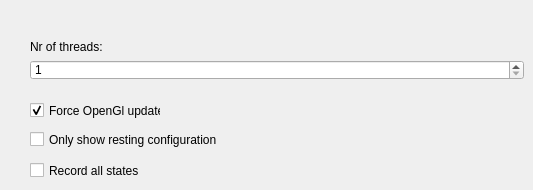
      <widget class="QWidget" name="tab_4">
       <attribute name="title">
        <string>Visualization</string>
       </attribute>
       <widget class="QLabel" name="label_61">
        <property name="geometry">
         <rect>
          <x>30</x>
          <y>40</y>
          <width>494</width>
          <height>14</height>
         </rect>
        </property>
        <property name="text">
         <string>Nr of threads:</string>
        </property>
       </widget>
       <widget class="QSpinBox" name="_nrOfThreadsSpin">
        <property name="geometry">
         <rect>
          <x>30</x>
          <y>60</y>
          <width>494</width>
          <height>20</height>
         </rect>
        </property>
        <property name="toolTip">
         <string>&lt;!DOCTYPE HTML PUBLIC &quot;-//W3C//DTD HTML 4.0//EN&quot; &quot;http://www.w3.org/TR/REC-html40/strict.dtd&quot;&gt;
&lt;html&gt;&lt;head&gt;&lt;meta name=&quot;qrichtext&quot; content=&quot;1&quot; /&gt;&lt;style type=&quot;text/css&quot;&gt;
p, li { white-space: pre-wrap; }
&lt;/style&gt;&lt;/head&gt;&lt;body style=&quot; font-family:'MS Shell Dlg 2'; font-size:8.25pt; font-weight:400; font-style:normal;&quot;&gt;
&lt;p style=&quot; margin-top:0px; margin-bottom:0px; margin-left:0px; margin-right:0px; -qt-block-indent:0; text-indent:0px; font-size:8pt;&quot;&gt;The nr of simulations that will&lt;/p&gt;
&lt;p style=&quot; margin-top:0px; margin-bottom:0px; margin-left:0px; margin-right:0px; -qt-block-indent:0; text-indent:0px; font-size:8pt;&quot;&gt; be performed in parallel. &lt;/p&gt;
&lt;p style=&quot; margin-top:0px; margin-bottom:0px; margin-left:0px; margin-right:0px; -qt-block-indent:0; text-indent:0px; font-size:8pt;&quot;&gt;Should not exeed the nr of &lt;/p&gt;
&lt;p style=&quot; margin-top:0px; margin-bottom:0px; margin-left:0px; margin-right:0px; -qt-block-indent:0; text-indent:0px; font-size:8pt;&quot;&gt;processors on the current PC.&lt;/p&gt;&lt;/body&gt;&lt;/html&gt;</string>
        </property>
        <property name="minimum">
         <number>1</number>
        </property>
       </widget>
       <widget class="QCheckBox" name="_forceUpdateCheck_3">
        <property name="geometry">
         <rect>
          <x>30</x>
          <y>100</y>
          <width>131</width>
          <height>21</height>
         </rect>
        </property>
        <property name="toolTip">
         <string>&lt;html&gt;&lt;head&gt;&lt;meta name=&quot;qrichtext&quot; content=&quot;1&quot; /&gt;&lt;style type=&quot;text/css&quot;&gt;
p, li { white-space: pre-wrap; }
&lt;/style&gt;&lt;/head&gt;&lt;body style=&quot; font-family:'MS Shell Dlg 2'; font-size:8.25pt; font-weight:400; font-style:normal;&quot;&gt;
&lt;p style=&quot; margin-top:0px; margin-bottom:0px; margin-left:0px; margin-right:0px; -qt-block-indent:0; text-indent:0px;&quot;&gt;Forces RobWorkStudio to draw the simulated screen at the specified intervals.&lt;/p&gt;&lt;/body&gt;&lt;/html&gt;</string>
        </property>
        <property name="text">
         <string>Force OpenGl update</string>
        </property>
        <property name="checked">
         <bool>true</bool>
        </property>
       </widget>
       <widget class="QCheckBox" name="_onlyShowRestBox_3">
        <property name="geometry">
         <rect>
          <x>30</x>
          <y>130</y>
          <width>191</width>
          <height>19</height>
         </rect>
        </property>
        <property name="text">
         <string>Only show resting configuration</string>
        </property>
       </widget>
       <widget class="QCheckBox" name="checkBox_5">
        <property name="geometry">
         <rect>
          <x>30</x>
          <y>160</y>
          <width>131</width>
          <height>21</height>
         </rect>
        </property>
        <property name="toolTip">
         <string>&lt;html&gt;&lt;head&gt;&lt;meta name=&quot;qrichtext&quot; content=&quot;1&quot; /&gt;&lt;style type=&quot;text/css&quot;&gt;
p, li { white-space: pre-wrap; }
&lt;/style&gt;&lt;/head&gt;&lt;body style=&quot; font-family:'MS Shell Dlg 2'; font-size:8.25pt; font-weight:400; font-style:normal;&quot;&gt;
&lt;p style=&quot; margin-top:0px; margin-bottom:0px; margin-left:0px; margin-right:0px; -qt-block-indent:0; text-indent:0px;&quot;&gt;Records not only the end state but also the intermidiate states such that it is possible to playback all simulations afterwards.&lt;/p&gt;&lt;/body&gt;&lt;/html&gt;</string>
        </property>
        <property name="text">
         <string>Record all states</string>
        </property>
       </widget>
      </widget>
